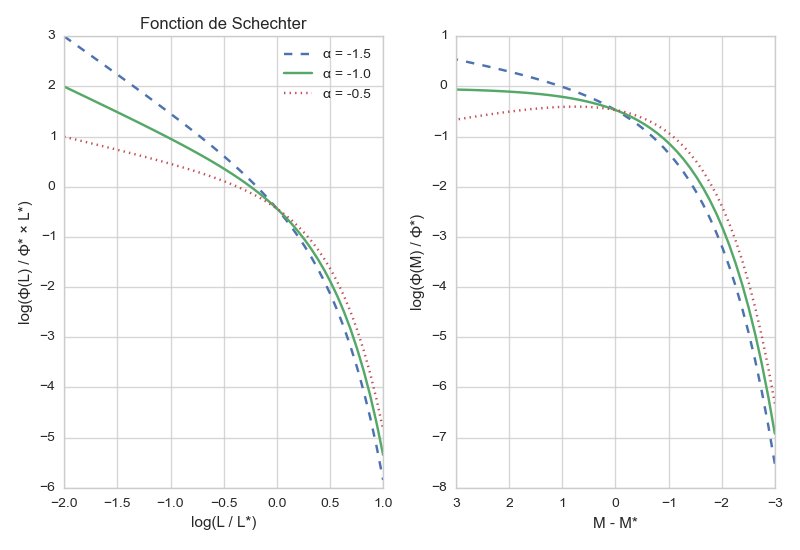

The Python source for this figure:
#!/usr/bin/env python
# -*- coding: utf-8 -*-

from itertools import cycle

import numpy as N
import matplotlib.pyplot as P
try:
    import seaborn
    seaborn.set_style("whitegrid")
except ImportError:
    pass

def schechter_L(l, alpha=-1.):

    return l**alpha * N.exp(-l)

def schechter_M(m, alpha=-1.):

    # 0.4 ln(10) = 0.92...
    return 0.92103403719761845 * 10**(-0.4*m*(alpha + 1)) * N.exp(-10**(-0.4*m))

print N, type(N)

l = N.logspace(-2, 1)                     # L / L*
m = N.linspace(-3, 3)                     # M - M*

fig = P.figure()
axL = fig.add_subplot(1, 2, 1,
                      xlabel="log(L / L*)",
                      ylabel=u"log(Φ(L) / Φ* × L*)",
                      title="Fonction de Schechter")
axM = fig.add_subplot(1, 2, 2,
                      xlabel="M - M*",
                      ylabel=u"log(Φ(M) / Φ*)")

linecycler = cycle(["--", "-", ":", "-."])
for a in (-1.5, -1, -0.5):
    ls = next(linecycler)
    line, = axL.plot(N.log10(l), N.log10(schechter_L(l, alpha=a)),
                     ls=ls, label=u"α = %.1f" % a)
    axM.plot(m, N.log10(schechter_M(m, alpha=a)),
             c=line.get_color(), ls=ls)

axL.legend(loc='upper right')
axM.invert_xaxis()
fig.tight_layout()

P.show()
